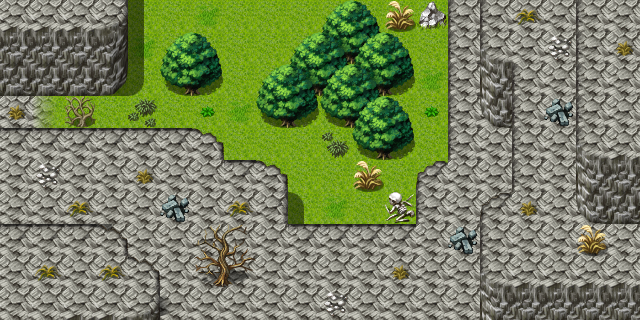

This game map was drawn from its Tiled (.tmx) file and the tilesets committed beside it. A one-line description and the trimmed map source follow:
An orthogonal 20x10 tile map with 32x32 px tiles, 3 tile layers (Ground, Objects, Above), 1 hidden layer not drawn, 60 tilesets and 3 objects (mapchange, sign, spawn).

<map version="2017.05.26" orientation="orthogonal" renderorder="right-down" width="20" height="10" tilewidth="32" tileheight="32" nextobjectid="4">
 <properties>
  <property name="outdoors" value="1" />
 </properties>
 <tileset firstgid="1" name="map_bed_1" tilewidth="32" tileheight="32" tilecount="128" columns="16">
  <image source="../drawable/map_bed_1.png" width="512" height="256" />
 </tileset>
 <tileset firstgid="129" name="map_border_1" tilewidth="32" tileheight="32" tilecount="128" columns="16">
  <image source="../drawable/map_border_1.png" width="512" height="256" />
 </tileset>
 <tileset firstgid="257" name="map_bridge_1" tilewidth="32" tileheight="32" tilecount="128" columns="16">
  <image source="../drawable/map_bridge_1.png" width="512" height="256" />
 </tileset>
 <tileset firstgid="385" name="map_bridge_2" tilewidth="32" tileheight="32" tilecount="128" columns="16">
  <image source="../drawable/map_bridge_2.png" width="512" height="256" />
 </tileset>
 <tileset firstgid="513" name="map_broken_1" tilewidth="32" tileheight="32" tilecount="128" columns="16">
  <image source="../drawable/map_broken_1.png" width="512" height="256" />
 </tileset>
 <tileset firstgid="641" name="map_cavewall_1" tilewidth="32" tileheight="32" tilecount="108" columns="18">
  <image source="../drawable/map_cavewall_1.png" width="576" height="192" />
 </tileset>
 <tileset firstgid="749" name="map_cavewall_2" tilewidth="32" tileheight="32" tilecount="108" columns="18">
  <image source="../drawable/map_cavewall_2.png" width="576" height="192" />
 </tileset>
 <tileset firstgid="857" name="map_cavewall_3" tilewidth="32" tileheight="32" tilecount="108" columns="18">
  <image source="../drawable/map_cavewall_3.png" width="576" height="192" />
 </tileset>
 <tileset firstgid="965" name="map_cavewall_4" tilewidth="32" tileheight="32" tilecount="108" columns="18">
  <image source="../drawable/map_cavewall_4.png" width="576" height="192" />
 </tileset>
 <tileset firstgid="1073" name="map_chair_table_1" tilewidth="32" tileheight="32" tilecount="128" columns="16">
  <image source="../drawable/map_chair_table_1.png" width="512" height="256" />
 </tileset>
 <tileset firstgid="1201" name="map_chair_table_2" tilewidth="32" tileheight="32" tilecount="128" columns="16">
  <image source="../drawable/map_chair_table_2.png" width="512" height="256" />
 </tileset>
 <tileset firstgid="1329" name="map_crate_1" tilewidth="32" tileheight="32" tilecount="128" columns="16">
  <image source="../drawable/map_crate_1.png" width="512" height="256" />
 </tileset>
 <tileset firstgid="1457" name="map_cupboard_1" tilewidth="32" tileheight="32" tilecount="128" columns="16">
  <image source="../drawable/map_cupboard_1.png" width="512" height="256" />
 </tileset>
 <tileset firstgid="1585" name="map_curtain_1" tilewidth="32" tileheight="32" tilecount="128" columns="16">
  <image source="../drawable/map_curtain_1.png" width="512" height="256" />
 </tileset>
 <tileset firstgid="1713" name="map_entrance_1" tilewidth="32" tileheight="32" tilecount="128" columns="16">
  <image source="../drawable/map_entrance_1.png" width="512" height="256" />
 </tileset>
 <tileset firstgid="1841" name="map_entrance_2" tilewidth="32" tileheight="32" tilecount="128" columns="16">
  <image source="../drawable/map_entrance_2.png" width="512" height="256" />
 </tileset>
 <tileset firstgid="1969" name="map_fence_1" tilewidth="32" tileheight="32" tilecount="128" columns="16">
  <image source="../drawable/map_fence_1.png" width="512" height="256" />
 </tileset>
 <tileset firstgid="2097" name="map_fence_2" tilewidth="32" tileheight="32" tilecount="128" columns="16">
  <image source="../drawable/map_fence_2.png" width="512" height="256" />
 </tileset>
 <tileset firstgid="2225" name="map_fence_3" tilewidth="32" tileheight="32" tilecount="128" columns="16">
  <image source="../drawable/map_fence_3.png" width="512" height="256" />
 </tileset>
 <tileset firstgid="2353" name="map_fence_4" tilewidth="32" tileheight="32" tilecount="128" columns="16">
  <image source="../drawable/map_fence_4.png" width="512" height="256" />
 </tileset>
 <tileset firstgid="2481" name="map_ground_1" tilewidth="32" tileheight="32" tilecount="128" columns="16">
  <image source="../drawable/map_ground_1.png" width="512" height="256" />
 </tileset>
 <tileset firstgid="2609" name="map_ground_2" tilewidth="32" tileheight="32" tilecount="128" columns="16">
  <image source="../drawable/map_ground_2.png" width="512" height="256" />
 </tileset>
 <tileset firstgid="2737" name="map_ground_3" tilewidth="32" tileheight="32" tilecount="128" columns="16">
  <image source="../drawable/map_ground_3.png" width="512" height="256" />
 </tileset>
 <tileset firstgid="2865" name="map_ground_4" tilewidth="32" tileheight="32" tilecount="128" columns="16">
  <image source="../drawable/map_ground_4.png" width="512" height="256" />
 </tileset>
 <tileset firstgid="2993" name="map_ground_5" tilewidth="32" tileheight="32" tilecount="128" columns="16">
  <image source="../drawable/map_ground_5.png" width="512" height="256" />
 </tileset>
 <tileset firstgid="3121" name="map_ground_6" tilewidth="32" tileheight="32" tilecount="128" columns="16">
  <image source="../drawable/map_ground_6.png" width="512" height="256" />
 </tileset>
 <tileset firstgid="3249" name="map_ground_7" tilewidth="32" tileheight="32" tilecount="128" columns="16">
  <image source="../drawable/map_ground_7.png" width="512" height="256" />
 </tileset>
 <tileset firstgid="3377" name="map_ground_8" tilewidth="32" tileheight="32" tilecount="128" columns="16">
  <image source="../drawable/map_ground_8.png" width="512" height="256" />
 </tileset>
 <tileset firstgid="3505" name="map_house_1" tilewidth="32" tileheight="32" tilecount="128" columns="16">
  <image source="../drawable/map_house_1.png" width="512" height="256" />
 </tileset>
 <tileset firstgid="3633" name="map_house_2" tilewidth="32" tileheight="32" tilecount="128" columns="16">
  <image source="../drawable/map_house_2.png" width="512" height="256" />
 </tileset>
 <tileset firstgid="3761" name="map_indoor_1" tilewidth="32" tileheight="32" tilecount="128" columns="16">
  <image source="../drawable/map_indoor_1.png" width="512" height="256" />
 </tileset>
 <tileset firstgid="3889" name="map_indoor_2" tilewidth="32" tileheight="32" tilecount="128" columns="16">
  <image source="../drawable/map_indoor_2.png" width="512" height="256" />
 </tileset>
 <tileset firstgid="4017" name="map_kitchen_1" tilewidth="32" tileheight="32" tilecount="128" columns="16">
  <image source="../drawable/map_kitchen_1.png" width="512" height="256" />
 </tileset>
 <tileset firstgid="4145" name="map_outdoor_1" tilewidth="32" tileheight="32" tilecount="128" columns="16">
  <image source="../drawable/map_outdoor_1.png" width="512" height="256" />
 </tileset>
 <tileset firstgid="4273" name="map_pillar_1" tilewidth="32" tileheight="32" tilecount="128" columns="16">
  <image source="../drawable/map_pillar_1.png" width="512" height="256" />
 </tileset>
 <tileset firstgid="4401" name="map_pillar_2" tilewidth="32" tileheight="32" tilecount="128" columns="16">
  <image source="../drawable/map_pillar_2.png" width="512" height="256" />
 </tileset>
 <tileset firstgid="4529" name="map_plant_1" tilewidth="32" tileheight="32" tilecount="128" columns="16">
  <image source="../drawable/map_plant_1.png" width="512" height="256" />
 </tileset>
 <tileset firstgid="4657" name="map_plant_2" tilewidth="32" tileheight="32" tilecount="128" columns="16">
  <image source="../drawable/map_plant_2.png" width="512" height="256" />
 </tileset>
 <tileset firstgid="4785" name="map_rock_1" tilewidth="32" tileheight="32" tilecount="128" columns="16">
  <image source="../drawable/map_rock_1.png" width="512" height="256" />
 </tileset>
 <tileset firstgid="4913" name="map_rock_2" tilewidth="32" tileheight="32" tilecount="128" columns="16">
  <image source="../drawable/map_rock_2.png" width="512" height="256" />
 </tileset>
 <tileset firstgid="5041" name="map_roof_1" tilewidth="32" tileheight="32" tilecount="128" columns="16">
  <image source="../drawable/map_roof_1.png" width="512" height="256" />
 </tileset>
 <tileset firstgid="5169" name="map_roof_2" tilewidth="32" tileheight="32" tilecount="128" columns="16">
  <image source="../drawable/map_roof_2.png" width="512" height="256" />
 </tileset>
 <tileset firstgid="5297" name="map_roof_3" tilewidth="32" tileheight="32" tilecount="128" columns="16">
  <image source="../drawable/map_roof_3.png" width="512" height="256" />
 </tileset>
 <tileset firstgid="5425" name="map_shop_1" tilewidth="32" tileheight="32" tilecount="128" columns="16">
  <image source="../drawable/map_shop_1.png" width="512" height="256" />
 </tileset>
 <tileset firstgid="5553" name="map_sign_ladder_1" tilewidth="32" tileheight="32" tilecount="128" columns="16">
  <image source="../drawable/map_sign_ladder_1.png" width="512" height="256" />
 </tileset>
 <tileset firstgid="5681" name="map_table_1" tilewidth="32" tileheight="32" tilecount="128" columns="16">
  <image source="../drawable/map_table_1.png" width="512" height="256" />
 </tileset>
 <tileset firstgid="5809" name="map_trail_1" tilewidth="32" tileheight="32" tilecount="128" columns="16">
  <image source="../drawable/map_trail_1.png" width="512" height="256" />
 </tileset>
 <tileset firstgid="5937" name="map_transition_1" tilewidth="32" tileheight="32" tilecount="128" columns="16">
  <image source="../drawable/map_transition_1.png" width="512" height="256" />
 </tileset>
 <tileset firstgid="6065" name="map_transition_2" tilewidth="32" tileheight="32" tilecount="128" columns="16">
  <image source="../drawable/map_transition_2.png" width="512" height="256" />
 </tileset>
 <tileset firstgid="6193" name="map_transition_3" tilewidth="32" tileheight="32" tilecount="128" columns="16">
  <image source="../drawable/map_transition_3.png" width="512" height="256" />
 </tileset>
 <tileset firstgid="6321" name="map_transition_4" tilewidth="32" tileheight="32" tilecount="128" columns="16">
  <image source="../drawable/map_transition_4.png" width="512" height="256" />
 </tileset>
 <tileset firstgid="6449" name="map_transition_5" tilewidth="32" tileheight="32" tilecount="128" columns="16">
  <image source="../drawable/map_transition_5.png" width="512" height="256" />
 </tileset>
 <tileset firstgid="6577" name="map_tree_1" tilewidth="32" tileheight="32" tilecount="128" columns="16">
  <image source="../drawable/map_tree_1.png" width="512" height="256" />
 </tileset>
 <tileset firstgid="6705" name="map_tree_2" tilewidth="32" tileheight="32" tilecount="128" columns="16">
  <image source="../drawable/map_tree_2.png" width="512" height="256" />
 </tileset>
 <tileset firstgid="6833" name="map_wall_1" tilewidth="32" tileheight="32" tilecount="128" columns="16">
  <image source="../drawable/map_wall_1.png" width="512" height="256" />
 </tileset>
 <tileset firstgid="6961" name="map_wall_2" tilewidth="32" tileheight="32" tilecount="120" columns="15">
  <image source="../drawable/map_wall_2.png" width="480" height="256" />
 </tileset>
 <tileset firstgid="7081" name="map_wall_3" tilewidth="32" tileheight="32" tilecount="120" columns="15">
  <image source="../drawable/map_wall_3.png" width="480" height="256" />
 </tileset>
 <tileset firstgid="7201" name="map_wall_4" tilewidth="32" tileheight="32" tilecount="120" columns="15">
  <image source="../drawable/map_wall_4.png" width="480" height="256" />
 </tileset>
 <tileset firstgid="7321" name="map_window_1" tilewidth="32" tileheight="32" tilecount="128" columns="16">
  <image source="../drawable/map_window_1.png" width="512" height="256" />
 </tileset>
 <tileset firstgid="7449" name="map_window_2" tilewidth="32" tileheight="32" tilecount="128" columns="16">
  <image source="../drawable/map_window_2.png" width="512" height="256" />
 </tileset>
 <layer name="Ground" width="20" height="10">
  <data>[200 cells, 200 non-empty, 9 distinct tile ids]</data>
 </layer>
 <layer name="Objects" width="20" height="10">
  <data>[200 cells, 101 non-empty, 35 distinct tile ids]</data>
 </layer>
 <layer name="Above" width="20" height="10">
  <data>[200 cells, 14 non-empty, 7 distinct tile ids]</data>
 </layer>
 <layer name="Walkable" width="20" height="10" visible="0">
  <data>[200 cells, 161 non-empty, 1 distinct tile ids]</data>
 </layer>
 <objectgroup name="Mapevents">
  <object id="1" name="north" type="mapchange" x="128" y="0" width="256" height="32">
   <properties>
    <property name="map" value="waytolake7" />
    <property name="place" value="south" />
   </properties>
  </object>
  <object id="2" name="sign_waytolake7b_0" type="sign" x="384" y="192" width="32" height="32" />
 </objectgroup>
 <objectgroup name="Spawn">
  <object id="3" name="plaguesp" type="spawn" x="96" y="64" width="352" height="160">
   <properties>
    <property name="quantity" value="8" />
    <property name="spawngroup" value="plaguesp_1" />
   </properties>
  </object>
 </objectgroup>
 <objectgroup name="Keys" />
</map>
